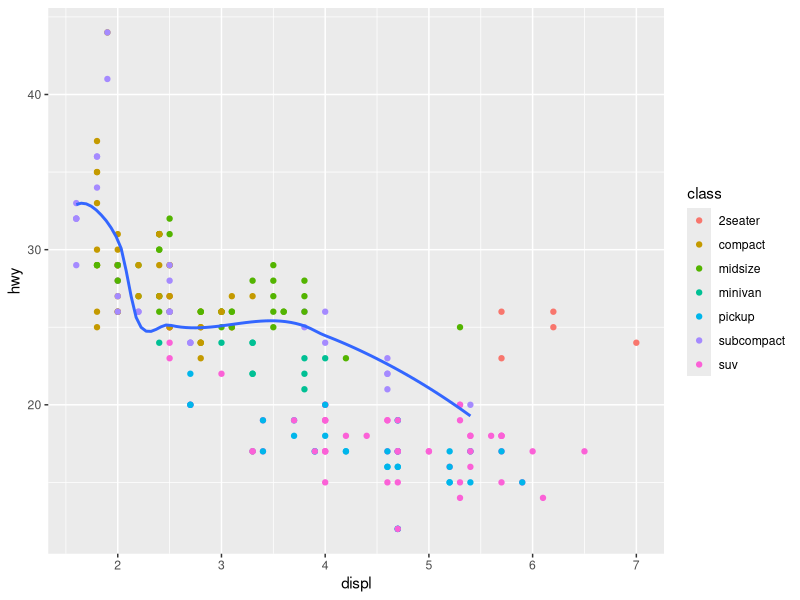

Recreate this plot in R.
library(ggplot2)
library(dplyr)
ggplot(data = mpg, mapping = aes(x=displ, y=hwy))+
  geom_point(mapping = aes(color=class))+
  geom_smooth(data = filter(mpg, class=="subcompact"), se=FALSE)
